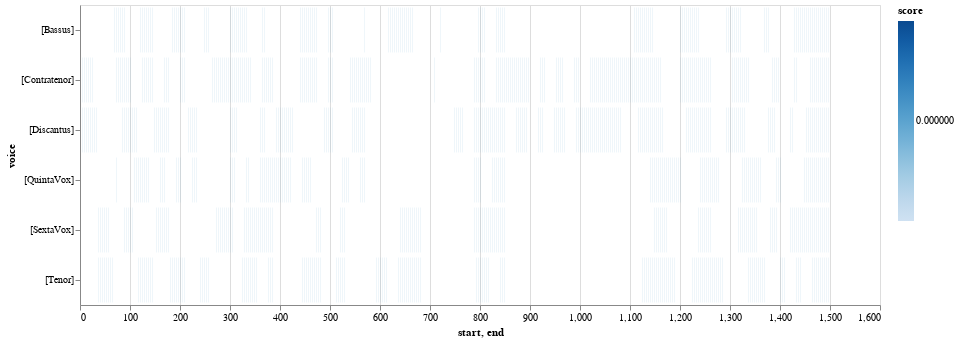

Write notebook code for a chart like this one.
### Code cell
viz.plot_close_match_heatmap(mel_ngrams_tuple, "1, 2, 1, -3", selected_patterns=[], voices=[])

### Figure 1 — Vega-Lite specification as saved in the notebook (floating-point values rounded to 4 significant figures; data arrays with more than 128 entries replaced by an {"elided": "..."} marker saying what was removed)
{"config": {"view": {"continuousWidth": 400, "continuousHeight": 300}}, "data": {"name": "data-055a58796e4d59eb0816bb00f68cd8d7"}, "mark": "bar", "encoding": {"color": {"type": "quantitative", "field": "score"}, "opacity": {"condition": {"value": 1, "test": "(datum.score > SelectorName.cutoff)"}, "value": 0.2}, "tooltip": [], "x": {"type": "quantitative", "field": "start"}, "x2": {"field": "end"}, "y": {"type": "nominal", "field": "voice"}}, "height": 300, "selection": {"SelectorName": {"type": "single", "fields": ["cutoff"], "bind": {"input": "range", "max": 100, "min": 0, "name": "cutoff:", "step": 1}, "init": {"cutoff": 50}}}, "width": 800, "$schema": "https://vega.github.io/schema/vega-lite/v4.8.1.json", "datasets": {"data-055a58796e4d59eb0816bb00f68cd8d7": {"elided": "852 records"}}}
